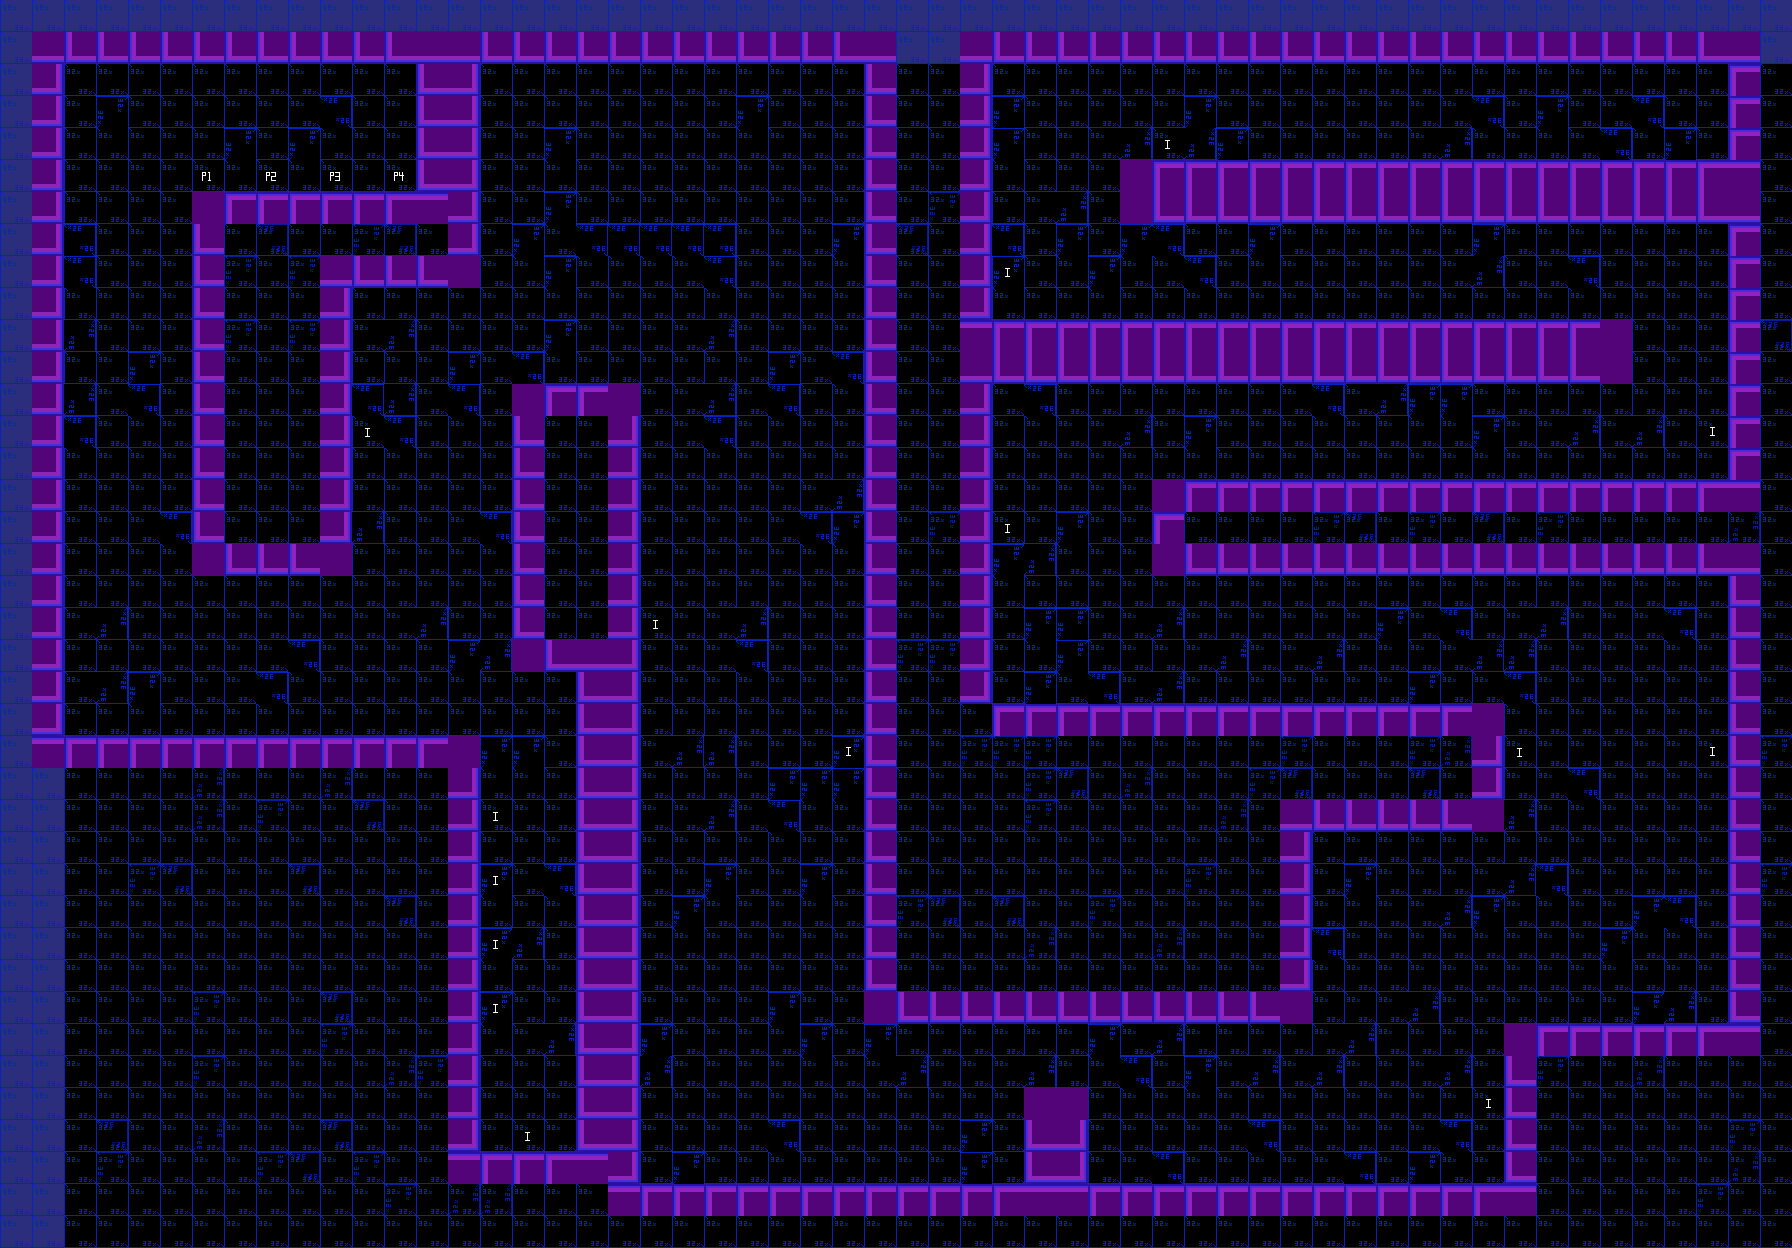

The image is a tile-based game level rendered from a .tmx file. Its description and source (layers, tilesets, objects; grid data summarised) follow:
An orthogonal 56x39 tile map with 32x32 px tiles, 3 tile layers (Tiles, Walls, Ingredients), 1 hidden layer not drawn, 2 tilesets.

<map version="1.0" orientation="orthogonal" renderorder="right-down" width="56" height="39" tilewidth="32" tileheight="32" backgroundcolor="#353b9f" nextobjectid="1">
 <tileset firstgid="1" source="../Ingredients.tsx" />
 <tileset firstgid="71" source="../Tiles.tsx" />
 <layer name="Tiles" width="56" height="39">
  <data>[2184 cells, 1998 non-empty, 5 distinct tile ids]</data>
 </layer>
 <layer name="Walls" width="56" height="39">
  <data>[2184 cells, 1115 non-empty, 5 distinct tile ids]</data>
 </layer>
 <layer name="Railing" width="56" height="39" visible="0" opacity="0.9">
  <data>[2184 cells, 8 non-empty, 3 distinct tile ids]</data>
 </layer>
 <layer name="Ingredients" width="56" height="39">
  <data>[2184 cells, 18 non-empty, 7 distinct tile ids]</data>
 </layer>
</map>